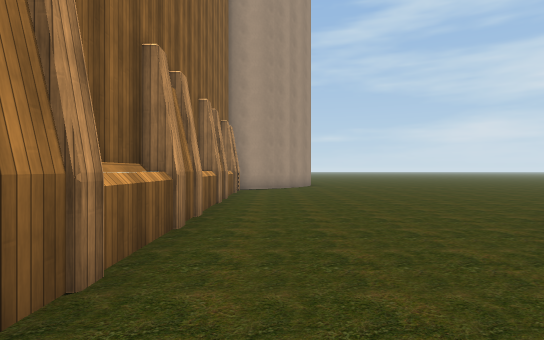
View 1 (above)

17 first-person views from a walk through a Unity game level. The camera is 1.4 m above the floor, looks level and sees 80° across. The floor is counted in squares, 2 m on a side. Each view is taken from the middle of a square. On the plan, view 1 faces up. The plan holds only what a view shows up to about 10 squares ahead; the rest is blank. The place goes on beyond the plan. The player character is not drawn. Some surface patterns are stand-ins.

View 2
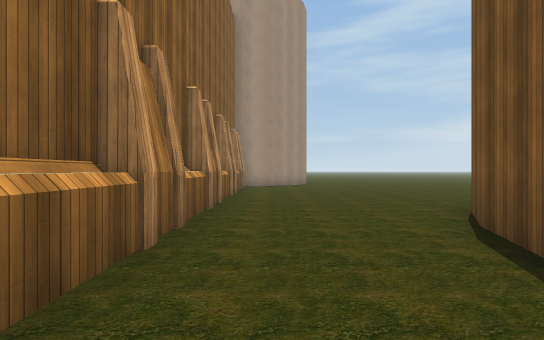

View 3
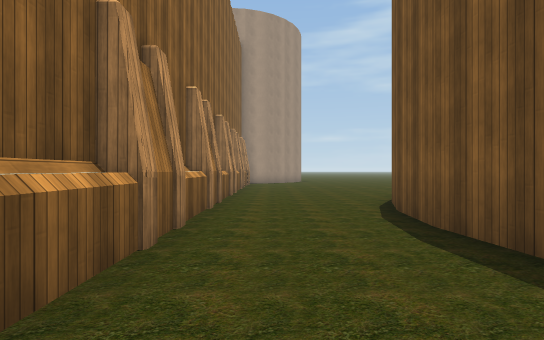

View 4
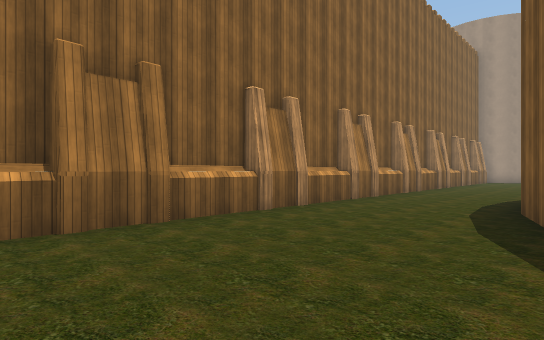

View 5
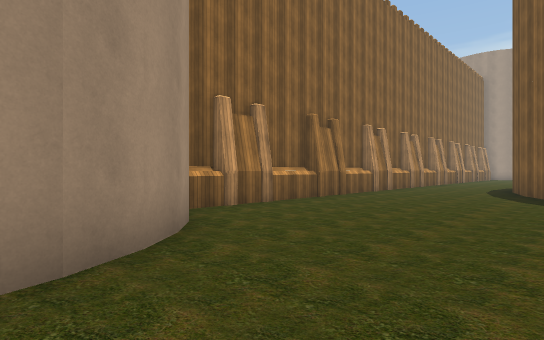

View 6
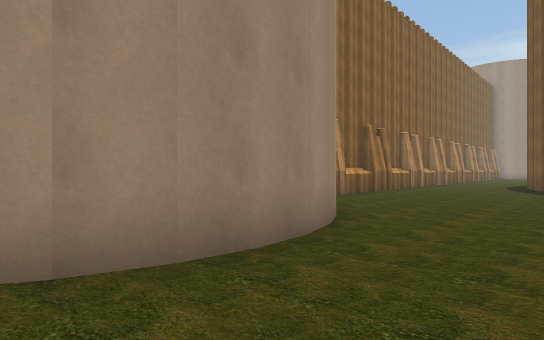

View 7
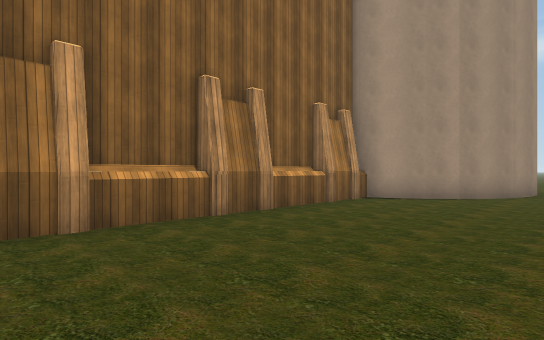

View 8
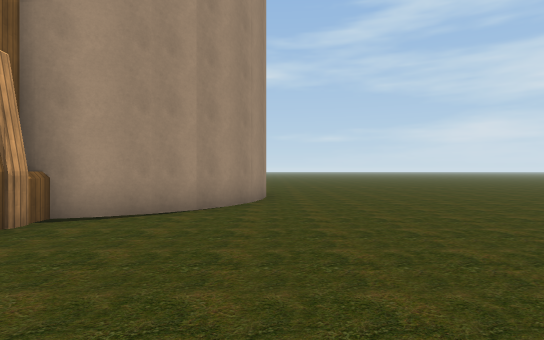

View 9
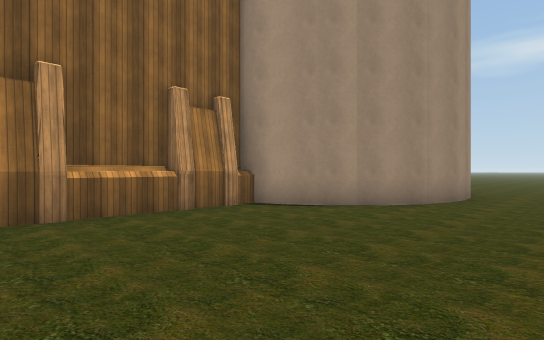

View 10
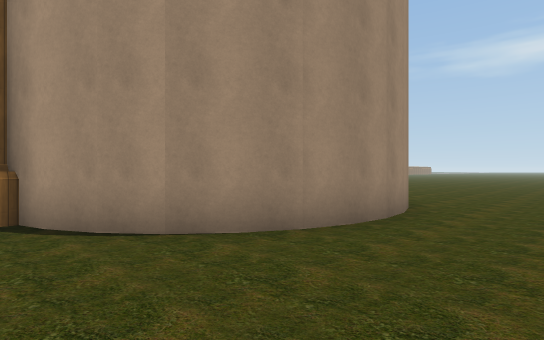

View 11
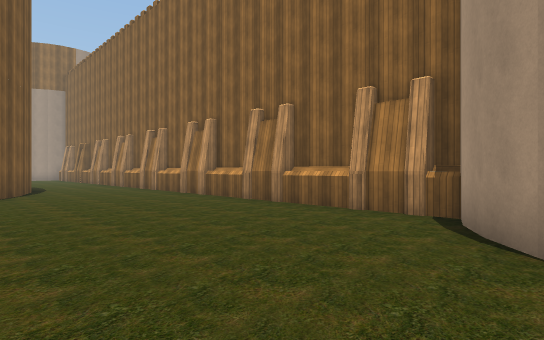

View 12
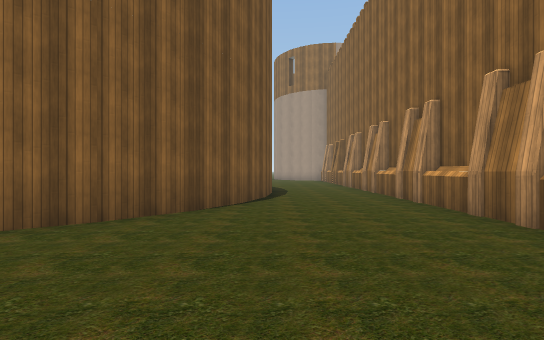

View 13
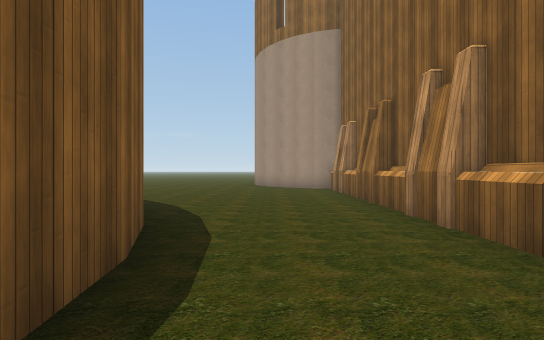

View 14
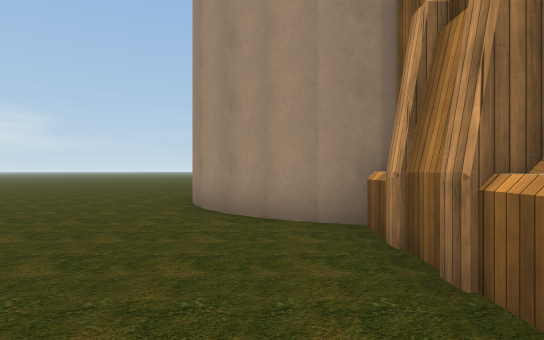

View 15
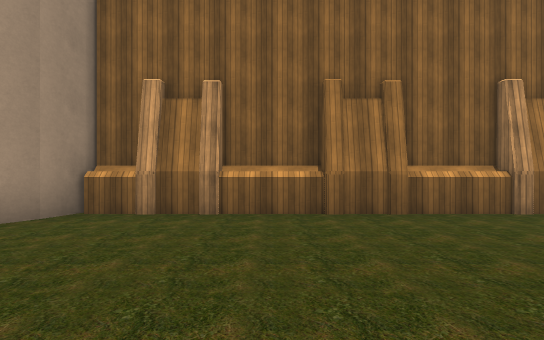

View 16
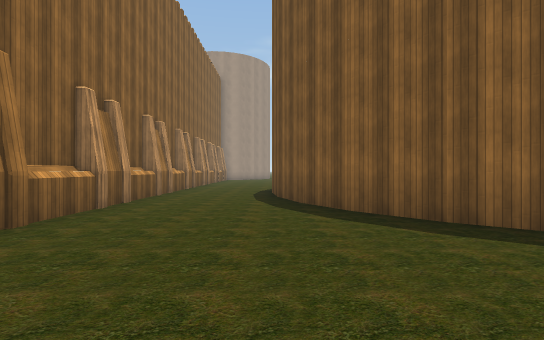

View 17
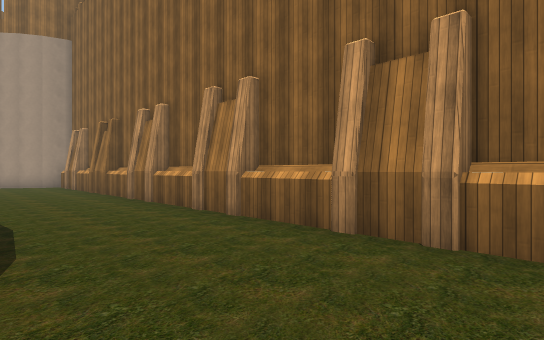

### Floor plan
Key: @ floor where view 1 was taken; # wall or solid block; . floor; O other object.
Columns run from 2 left of view 1 to 4 right of it. Each row starts with its distance up from view 1.
 18    O..
 17     ...
 16     ...
 15    O...
 14    O...
 13   OO...
 12 #OO....
 11 ##.....
 10 ##.....
  9 #......
  8 ##.....
  7 ##.....
  6 #......
  5 ##.....
  4 ##....#
  3 #....##
  2 ##...#
  1 ##...#
  0 #.@.##
 -1 ##..#
 -2 ##..##
 -3 #....#
 -4 ##...#
 -5 ##...##
 -6 #.....#
 -7 ##.....
 -8 ##.....
 -9 #......
-10 ##.....
-11 ##.....
-12 ###....
-13   O....
-14    O...
-15    #...
-16    #...
-17    #...
-18    O...

Positions as (right, up) in squares from view 1, and headings:
1: (0, 0), facing up
2: (0, -2), facing up
3: (0, -5), facing up
4: (3, -9), facing up-left
5: (4, -15), facing up-left
6: (4, -18), facing up-left
7: (3, 4), facing up-left
8: (2, 7), facing up
9: (4, 7), facing up-left
10: (4, 11), facing up-left
11: (4, 13), facing down-left
12: (2, 9), facing down
13: (1, 0), facing down
14: (0, -8), facing down
15: (4, -9), facing left
16: (2, -11), facing up
17: (2, 3), facing down-left
